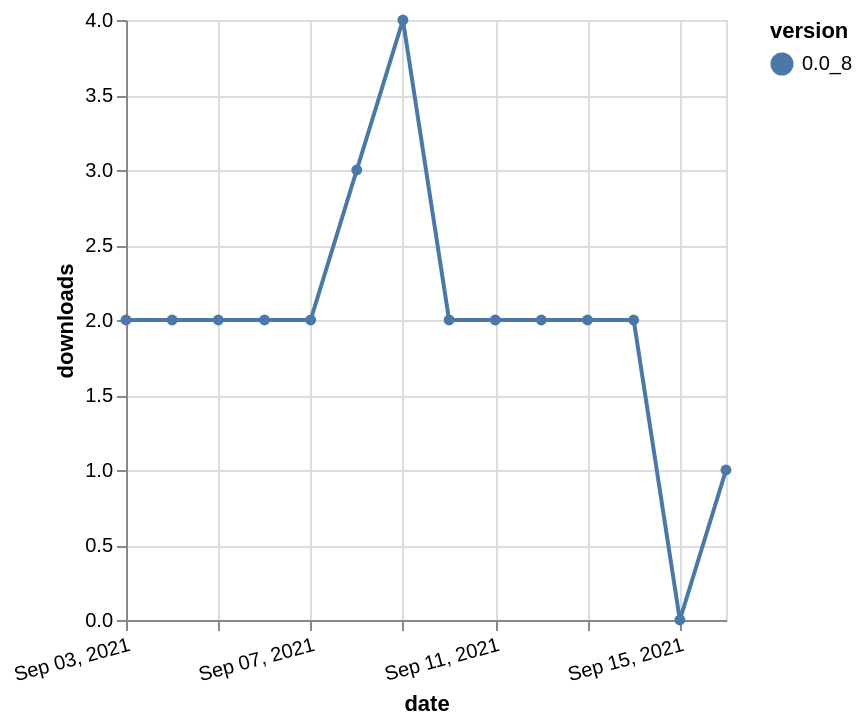

This figure's Vega-Lite source:
### Vega-Lite specification from a JSON file in a GitHub repository (floating-point values rounded to 4 significant figures)
{"$schema": "https://vega.github.io/schema/vega-lite/v5.json", "description": "A simple bar chart with embedded data.", "data": {"values": [{"date": "2021-09-03", "total": 3727, "delta": 2, "version": "0.0_8"}, {"date": "2021-09-04", "total": 3729, "delta": 2, "version": "0.0_8"}, {"date": "2021-09-05", "total": 3731, "delta": 2, "version": "0.0_8"}, {"date": "2021-09-06", "total": 3733, "delta": 2, "version": "0.0_8"}, {"date": "2021-09-07", "total": 3735, "delta": 2, "version": "0.0_8"}, {"date": "2021-09-08", "total": 3738, "delta": 3, "version": "0.0_8"}, {"date": "2021-09-09", "total": 3742, "delta": 4, "version": "0.0_8"}, {"date": "2021-09-10", "total": 3744, "delta": 2, "version": "0.0_8"}, {"date": "2021-09-11", "total": 3746, "delta": 2, "version": "0.0_8"}, {"date": "2021-09-12", "total": 3748, "delta": 2, "version": "0.0_8"}, {"date": "2021-09-13", "total": 3750, "delta": 2, "version": "0.0_8"}, {"date": "2021-09-14", "total": 3752, "delta": 2, "version": "0.0_8"}, {"date": "2021-09-15", "total": 3752, "delta": 0, "version": "0.0_8"}, {"date": "2021-09-16", "total": 3753, "delta": 1, "version": "0.0_8"}]}, "width": "container", "mark": {"type": "line", "point": {"filled": true}}, "encoding": {"x": {"field": "date", "type": "temporal", "timeUnit": "yearmonthdate", "title": "date", "axis": {"labelAngle": -15}}, "y": {"field": "delta", "type": "quantitative", "title": "downloads"}, "color": {"field": "version", "type": "nominal"}, "tooltip": {"field": "delta"}}}
